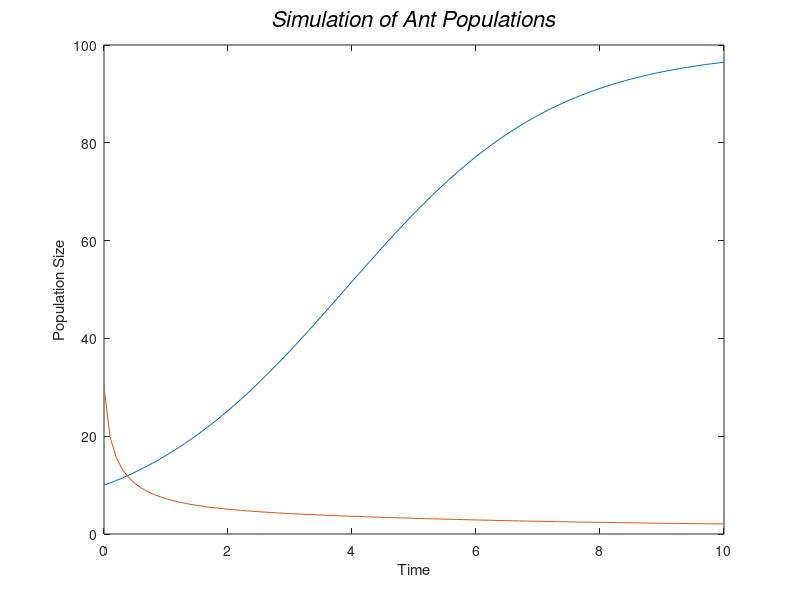

Reproduce this figure in MATLAB.
% INTERFERENCE MODEL

% Set up our time increment and our vector (array) of x (time) values
deltaX = .1   % month
%x = seq(0,5,deltaX)
x = 0:deltaX:10;

% Constants
ARGbirthFraction = 0.6  % 1/month (ARG births per ARG adult per month)
NATbirthFraction = 0.5  % 1/month (NAT births per NAT adult per month)
ARGdeathConstant = .20  % 1/NAT*month (ARG deaths per ARG per NAT per mo.)
NATdeathConstant = .20  % 1/ARG*month (NAT deaths per NAT per ARG per mo.)
initARGpop = 10         % Argentine Ants
initNATpop = 30         % Native Ants


Ca = 100
Cn = 100
alpha = 0.5
beta = 0.6
ka =  0.5
kn =  0.25
pa = 0.5
pn = 0.5

% Initial conditions.
% NATpop = # native ants at each time step
% ARGpop = # Argentine ants at each time step
NATpop = zeros(length(x), 1)
NATpop(1) = initNATpop
ARGpop = zeros(length(x), 1)
ARGpop(1) = initARGpop

% Loop a standard number of times, starting with i=2 since we have already
% set up the simulation's initial conditions at i=1.
for (i = 2:length(x))

    % Compute births/month and deaths/month for each type of shark.
    ARGbirthRate = ARGbirthFraction * ARGpop(i-1)
    NATbirthRate = NATbirthFraction * NATpop(i-1)
    
    ARGdeathRate = ARGdeathConstant * ARGpop(i-1) * NATpop(i-1)
    NATdeathRate = NATdeathConstant * NATpop(i-1) * ARGpop(i-1)

    % Increase or decrease the population of each type of shark based on
    %   the birth and death rates for this time step.
    ARGpop(i) = ARGpop(i-1) + (ARGbirthRate * (1 - ARGpop(i-1)/Ca - alpha*NATpop(i-1)/Ca   - pa*ARGpop(i-1) + ka*ARGpop(i-1) ) )* deltaX
    NATpop(i) = NATpop(i-1) + (NATbirthRate * (1 - NATpop(i-1)/Cn - beta*ARGpop(i-1)/Cn   - pn*NATpop(i-1) + kn*NATpop(i-1) )  )* deltaX
end

plot(x,ARGpop,x,NATpop)
xlabel('Time')
ylabel('Population Size')
title('\it{Simulation of Ant Populations}','FontSize',16)

